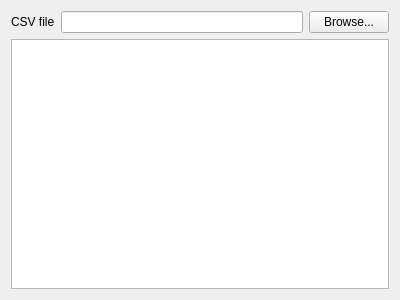
<?xml version="1.0" encoding="UTF-8"?>
<ui version="4.0">
 <class>Widget</class>
 <widget class="QWidget" name="Widget">
  <property name="geometry">
   <rect>
    <x>0</x>
    <y>0</y>
    <width>400</width>
    <height>300</height>
   </rect>
  </property>
  <property name="windowTitle">
   <string>CSV Tree Parser</string>
  </property>
  <layout class="QVBoxLayout" name="verticalLayout" stretch="0,0">
   <item>
    <layout class="QFormLayout" name="formLayout">
     <item row="0" column="0">
      <widget class="QLabel" name="csvLabel">
       <property name="text">
        <string>CSV file</string>
       </property>
      </widget>
     </item>
     <item row="0" column="1">
      <layout class="QHBoxLayout" name="horizontalLayout">
       <item>
        <widget class="QLineEdit" name="csvLineEdit"/>
       </item>
       <item>
        <widget class="QPushButton" name="csvBrowseButton">
         <property name="text">
          <string>Browse...</string>
         </property>
        </widget>
       </item>
      </layout>
     </item>
    </layout>
   </item>
   <item>
    <widget class="QTreeView" name="treeView"/>
   </item>
  </layout>
 </widget>
 <layoutdefault spacing="6" margin="11"/>
 <resources/>
 <connections/>
</ui>
